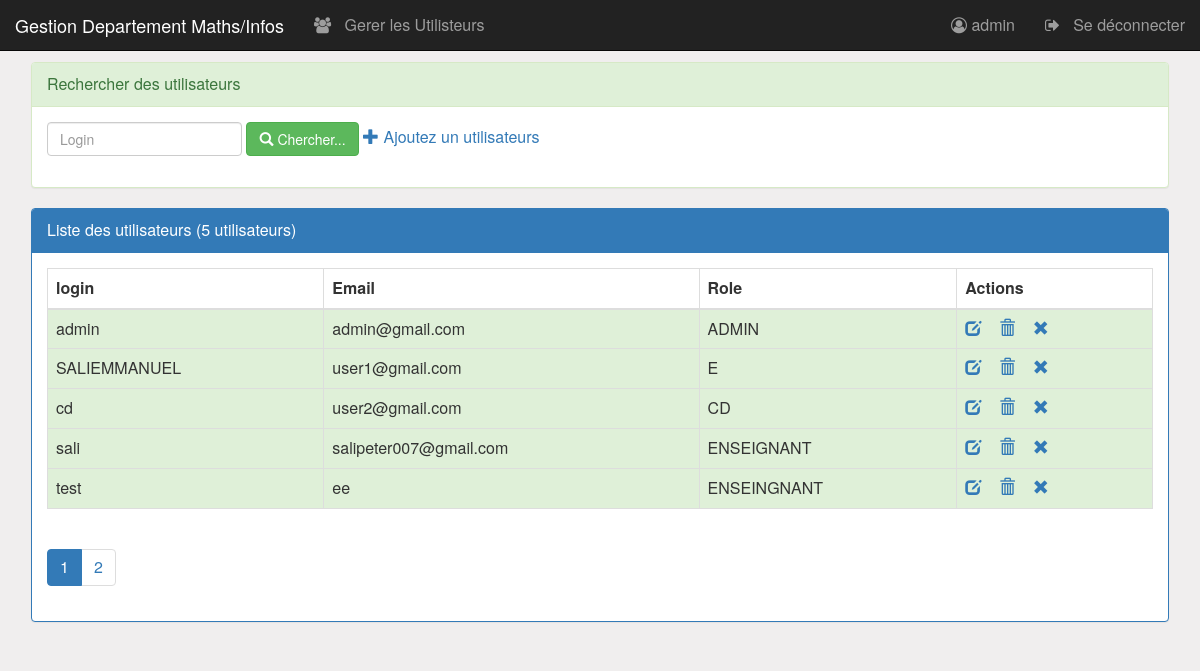
/pages/adminPage.php (signed in), run on the app's committed database.
### tables this page shows
CREATE TABLE `utilisateur` (
  `iduser` int(4) NOT NULL,
  `login` varchar(50) DEFAULT NULL,
  `email` varchar(255) DEFAULT NULL,
  `role` varchar(50) DEFAULT NULL,
  `etat` int(1) DEFAULT NULL,
  `pwd` varchar(255) DEFAULT NULL
);

### pages/adminPage.php (the view, shortened to what this page needs)
<?php
    require_once("connexiondb.php");
    $login=isset($_GET['login'])?$_GET['login']:"";
    $size=isset($_GET['size'])?$_GET['size']:3;
    $page=isset($_GET['page'])?$_GET['page']:1;
    $requeteUser="select * from utilisateur where login like '%$login%'";
    $requeteCount="select count(*) countUser from utilisateur";
    $resultatUser=$pdo->query($requeteUser);
    $resultatCount=$pdo->query($requeteCount);
    $tabCount=$resultatCount->fetch();
    $nbrUser=$tabCount['countUser'];
    $reste=$nbrUser % $size;
    if($reste===0)
        $nbrPage=$nbrUser/$size;
    else
        $nbrPage=floor($nbrUser/$size)+1;
?>
<HTML>
    <head>
        <link rel="stylesheet" type="text/css" href="../css/bootstrap.css">
        <link rel="stylesheet" type="text/css" href="../css/font-awesome.min.css">
        <link rel="stylesheet" type="text/css" href="../css/monstyle.css">
    </head>
    <body>
        <?php include("header.php"); ?>
        <div class="container">
            <div class="panel panel-success margetop60">
				<div class="panel-heading">Rechercher des utilisateurs</div>
				<div class="panel-body">
					<form method="get" action="utilisateurs.php" class="form-inline">
						<div class="form-group">
                            <input type="text" name="login"
                                   placeholder="Login"
                                   class="form-control"
                                   value="<?php echo $login ?>"/>
                        </div>
				        <button type="submit" class="btn btn-success">
                            <span class="glyphicon glyphicon-search"></span>
                            Chercher...
                        </button>
                            <a href="nouvelleFiliere.php">
                            <span class="glyphicon glyphicon-plus"></span>
                                    Ajoutez un utilisateurs
                        </a>
                    </form>
				</div>
			</div>
            <div class="panel panel-primary">
                <div class="panel-heading">Liste des utilisateurs (<?php echo $nbrUser ?> utilisateurs)</div>
                <div class="panel-body">
                    <table class="table table-striped table-bordered">
                        <thead>
                            <tr>
                                <th>login</th> <th>Email</th> <th>Role</th> <th>Actions</th>
                            </tr>
                        </thead>
                        <tbody>
                            <?php while($user=$resultatUser->fetch()){ ?>
                                <tr class="<?php echo $user['etat']==1?'success':'danger'?>">
                                    <td><?php echo $user['login'] ?> </td>
                                    <td><?php echo $user['email'] ?> </td>
                                    <td><?php echo $user['role'] ?> </td>
                                   <td>
                                        <a href="editerUtilisateur.php?idUser=<?php echo $user['iduser'] ?>">
                                            <span class="glyphicon glyphicon-edit"></span>
                                        </a>
                                        <a onclick="return confirm('Etes vous sur de vouloir supprimer cet utilisateur')"
                                            href="supprimerUtilisateur.php?idUser=<?php echo $user['iduser'] ?>">
                                                <span class="glyphicon glyphicon-trash"></span>
                                        </a>
                <a href="activerUtilisateur.php?idUser=<?php echo $user['iduser'] ?>&etat=<?php echo $user['etat']  ?>">
                                                <?php
                                                    if($user['etat']==1)
                                                        echo '<span class="glyphicon glyphicon-remove"></span>';
                                                    else
                                                        echo '<span class="glyphicon glyphicon-ok"></span>';
                                                ?>
                                            </a>
                                        </td>
                                </tr>
                             <?php } ?>
                        </tbody>
                    </table>
                <div>
                    <ul class="pagination">
                        <?php for($i=1;$i<=$nbrPage;$i++){ ?>
                            <li class="<?php if($i==$page) echo 'active' ?>">
            <a href="utilisateurs.php?page=<?php echo $i;?>&login=<?php echo $login ?>">
                                    <?php echo $i; ?>
                                </a>
                             </li>
                        <?php } ?>
                    </ul>
                </div>
                </div>
            </div>
        </div>
    </body>
</HTML>

### pages/header.php (shortened to what this page needs)
<nav class="navbar navbar-inverse navbar-fixed-top">
	<div class="container-fluid">
		<div class="navbar-header">
			<?php if ($_SESSION['user']['role'] == 'ADMIN') { ?>
				<a href="adminPage.php" class="navbar-brand">Gestion Departement Maths/Infos </a>
			<?php } ?>
		</div>
		<ul class="nav navbar-nav">
			<?php if ($_SESSION['user']['role'] == 'ADMIN') { ?>
				<li><a href="adminPage.php">
						<i class="fa fa-users"></i>
						&nbsp Gerer les Utilisteurs
					</a>
				</li>
			<?php } ?>
		</ul>
		<ul class="nav navbar-nav navbar-right">
			<li>
				<a href="editerUtilisateur.php?id=<?php echo $_SESSION['user']['iduser'] ?>">
					<i class="fa fa-user-circle-o"></i>
					<?php echo  ' ' . $_SESSION['user']['login'] ?>
				</a>
			</li>
			<li>
				<a href="seDeconnecter.php">
					<i class="fa fa-sign-out"></i>
					&nbsp Se déconnecter
				</a>
			</li>
		</ul>
	</div>
</nav>

### css/monstyle.css (style rules this page uses)
.margetop60 { margin-top: 60px; }
body { background-color: rgb(240, 238, 238); font-size: 16px; }
.container { padding: 2px 16px; }

### data on the page
utilisateur: login "admin", email "admin@gmail.com", role "ADMIN", etat 1 (drawn)
utilisateur: login "SALIEMMANUEL", email "user1@gmail.com", role "E", etat 1 (drawn)
utilisateur: login "cd", email "user2@gmail.com", role "CD", etat 1 (drawn)
utilisateur: login "sali", email "salipeter007@gmail.com", role "ENSEIGNANT", etat 1 (drawn)
utilisateur: login "test", email "ee", role "ENSEINGNANT", etat 1 (drawn)

### other printed values
$_SESSION['user']['login'] "admin"
$nbrUser "5"
